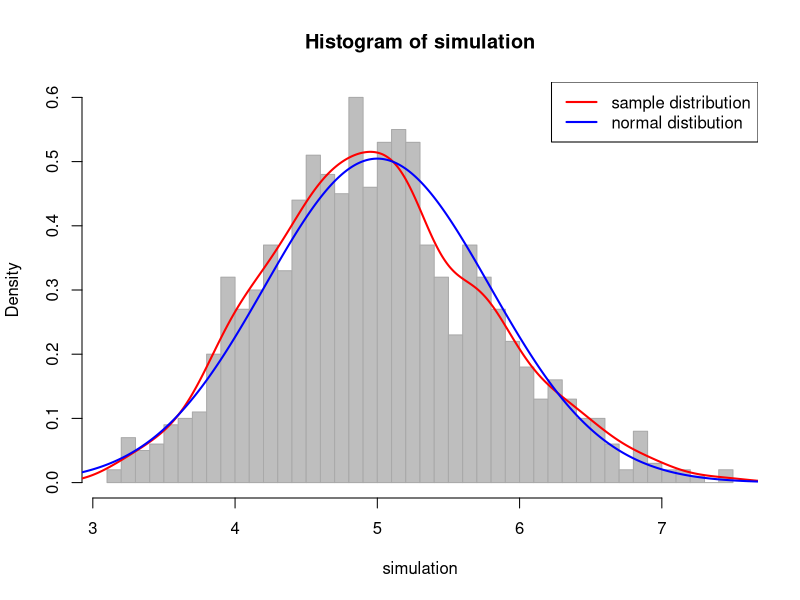

Reproduce this figure in R.
## ---- chunk 1
set.seed(1)
n <- 40
trials <- 1000
lambda <- 0.2
simulation <- sapply(rep(1, trials), function(x) x * mean(rexp(n, lambda)))
## ---- chunk 2
median(simulation)
## ---- chunk 3
theoretical.mean <- 1/lambda
theoretical.mean
## ---- chunk 4
var(simulation)
## ---- chunk 5
theoretical.variance <- 1/n * (1/lambda)^2
theoretical.variance
## ---- chunk 6
hist(simulation, prob=TRUE, breaks=50, col="grey", border="dark grey")
lines(density(simulation), lwd=2, col="red")
# Plot a normal distribution using theoretical parameters
x.norm <- seq(min(density(simulation)$x), max(density(simulation)$x), length=1000)
y.norm <- dnorm(x.norm, mean = theoretical.mean, sd = sqrt(theoretical.variance))
lines(x.norm, y.norm, lwd=2, col="blue")
legend("topright", c("sample distribution", "normal distibution"), col = c("red", "blue"), lwd=2)
